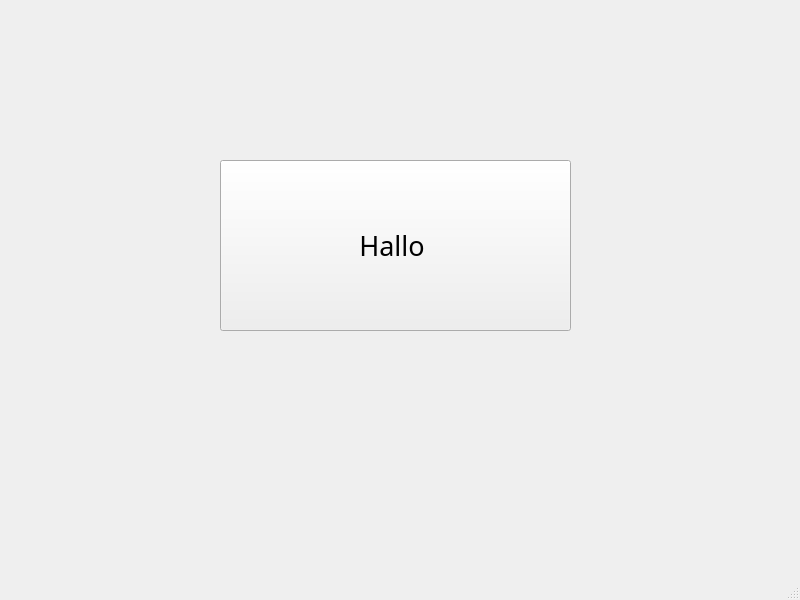
<?xml version="1.0" encoding="UTF-8"?>
<ui version="4.0">
 <class>MainWindow</class>
 <widget class="QMainWindow" name="MainWindow">
  <property name="geometry">
   <rect>
    <x>0</x>
    <y>0</y>
    <width>800</width>
    <height>600</height>
   </rect>
  </property>
  <property name="windowTitle">
   <string>MainWindow</string>
  </property>
  <widget class="QWidget" name="centralwidget">
   <widget class="QPushButton" name="pushButton">
    <property name="geometry">
     <rect>
      <x>220</x>
      <y>160</y>
      <width>351</width>
      <height>171</height>
     </rect>
    </property>
    <property name="font">
     <font>
      <family>Segoe Script</family>
      <pointsize>20</pointsize>
      <weight>50</weight>
      <italic>false</italic>
      <bold>false</bold>
     </font>
    </property>
    <property name="text">
     <string>Hallo </string>
    </property>
   </widget>
  </widget>
  <widget class="QMenuBar" name="menubar">
   <property name="geometry">
    <rect>
     <x>0</x>
     <y>0</y>
     <width>800</width>
     <height>21</height>
    </rect>
   </property>
  </widget>
  <widget class="QStatusBar" name="statusbar"/>
 </widget>
 <resources/>
 <connections/>
</ui>
